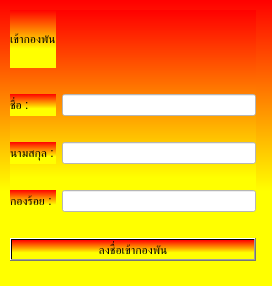
<?xml version="1.0" encoding="UTF-8"?>
<ui version="4.0">
 <class>MainWindow</class>
 <widget class="QMainWindow" name="MainWindow">
  <property name="geometry">
   <rect>
    <x>0</x>
    <y>0</y>
    <width>272</width>
    <height>286</height>
   </rect>
  </property>
  <property name="windowTitle">
   <string>MainWindow</string>
  </property>
  <property name="styleSheet">
   <string notr="true">background-color: qlineargradient(spread:pad, x1:0, y1:0, x2:0, y2:1, stop:0 rgba(255, 0, 0, 255), stop:0.668342 rgba(255, 255, 0, 255));</string>
  </property>
  <widget class="QWidget" name="centralwidget">
   <widget class="QWidget" name="">
    <property name="geometry">
     <rect>
      <x>10</x>
      <y>10</y>
      <width>246</width>
      <height>251</height>
     </rect>
    </property>
    <layout class="QGridLayout" name="gridLayout">
     <item row="0" column="0">
      <widget class="QLabel" name="in_head">
       <property name="text">
        <string>เข้ากองพัน</string>
       </property>
      </widget>
     </item>
     <item row="1" column="0" colspan="2">
      <spacer name="horizontalSpacer">
       <property name="orientation">
        <enum>Qt::Horizontal</enum>
       </property>
       <property name="sizeHint" stdset="0">
        <size>
         <width>198</width>
         <height>20</height>
        </size>
       </property>
      </spacer>
     </item>
     <item row="2" column="0">
      <widget class="QLabel" name="label">
       <property name="text">
        <string>ชื่อ :</string>
       </property>
      </widget>
     </item>
     <item row="2" column="1">
      <widget class="QLineEdit" name="in_name">
       <property name="styleSheet">
        <string notr="true">background-color: rgb(255, 255, 255);</string>
       </property>
      </widget>
     </item>
     <item row="3" column="0" colspan="2">
      <spacer name="horizontalSpacer_2">
       <property name="orientation">
        <enum>Qt::Horizontal</enum>
       </property>
       <property name="sizeHint" stdset="0">
        <size>
         <width>198</width>
         <height>20</height>
        </size>
       </property>
      </spacer>
     </item>
     <item row="4" column="0">
      <widget class="QLabel" name="label_2">
       <property name="text">
        <string>นามสกุล :</string>
       </property>
      </widget>
     </item>
     <item row="4" column="1">
      <widget class="QLineEdit" name="in_lname">
       <property name="styleSheet">
        <string notr="true">background-color: rgb(255, 255, 255);</string>
       </property>
      </widget>
     </item>
     <item row="5" column="0" colspan="2">
      <spacer name="horizontalSpacer_3">
       <property name="orientation">
        <enum>Qt::Horizontal</enum>
       </property>
       <property name="sizeHint" stdset="0">
        <size>
         <width>208</width>
         <height>20</height>
        </size>
       </property>
      </spacer>
     </item>
     <item row="6" column="0">
      <widget class="QLabel" name="label_3">
       <property name="text">
        <string>กองร้อย :</string>
       </property>
      </widget>
     </item>
     <item row="6" column="1">
      <widget class="QLineEdit" name="in_com">
       <property name="styleSheet">
        <string notr="true">background-color: rgb(255, 255, 255);</string>
       </property>
      </widget>
     </item>
     <item row="7" column="0" colspan="2">
      <spacer name="horizontalSpacer_4">
       <property name="orientation">
        <enum>Qt::Horizontal</enum>
       </property>
       <property name="sizeHint" stdset="0">
        <size>
         <width>208</width>
         <height>20</height>
        </size>
       </property>
      </spacer>
     </item>
     <item row="8" column="0" colspan="2">
      <widget class="QPushButton" name="in">
       <property name="text">
        <string>ลงชื่อเข้ากองพัน</string>
       </property>
      </widget>
     </item>
    </layout>
   </widget>
  </widget>
 </widget>
 <resources/>
 <connections/>
</ui>
